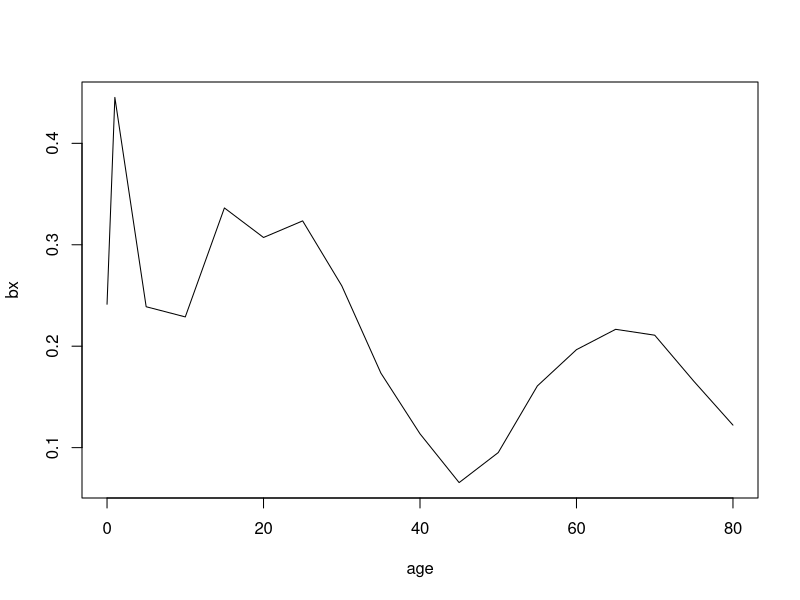
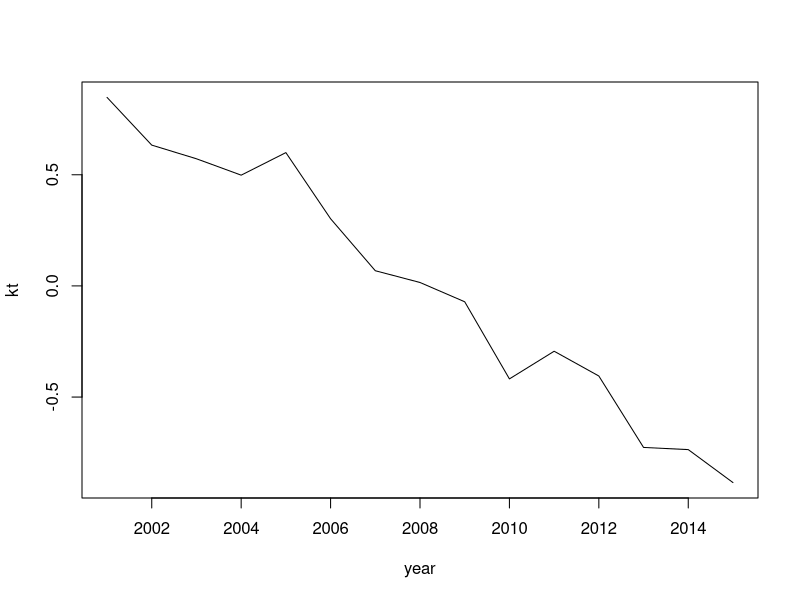
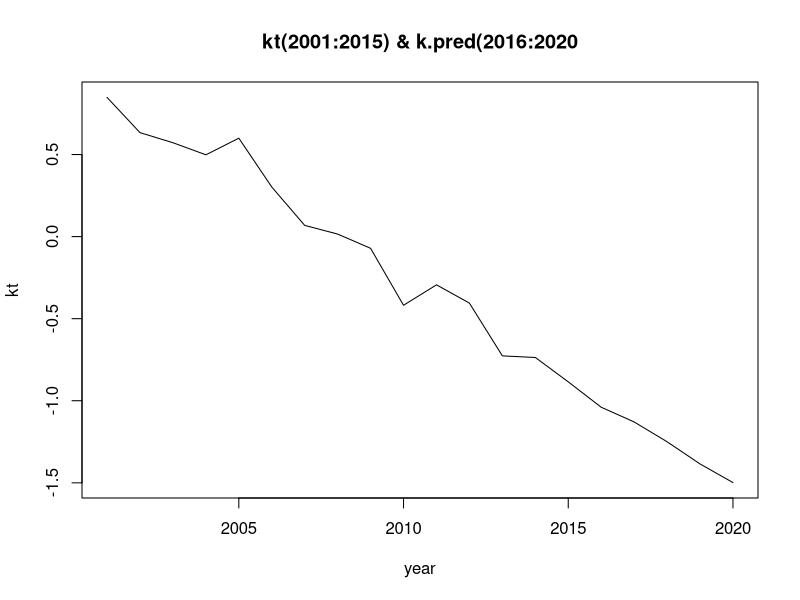
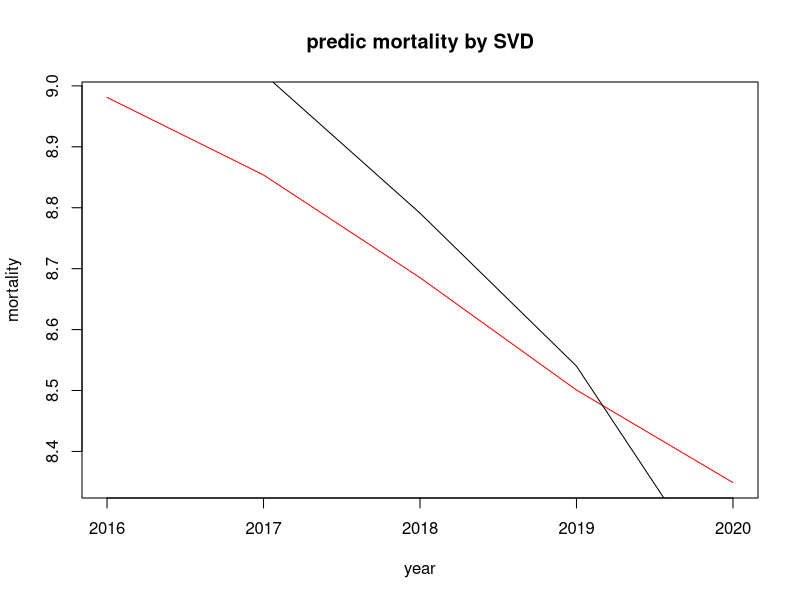
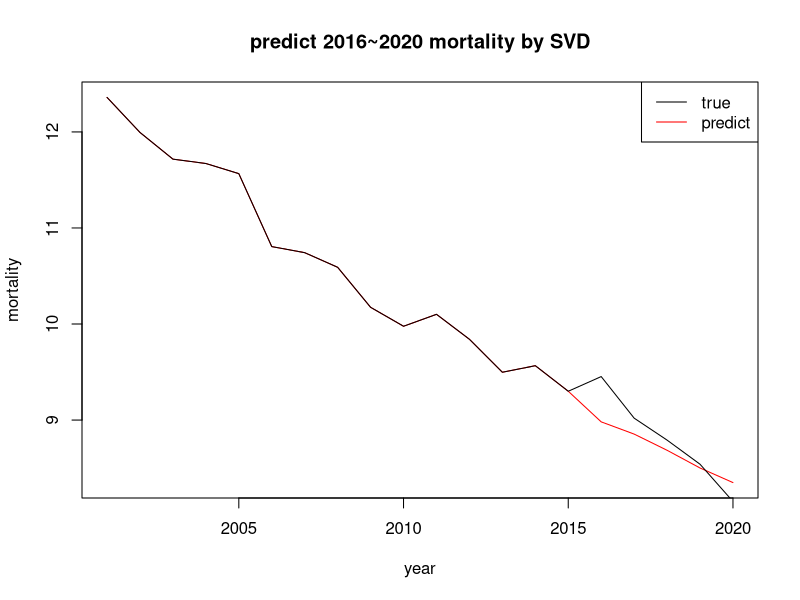
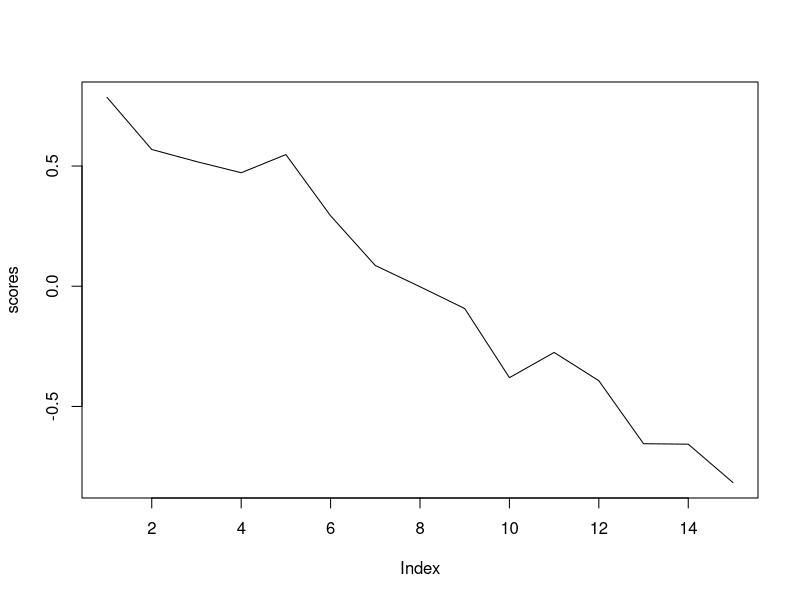
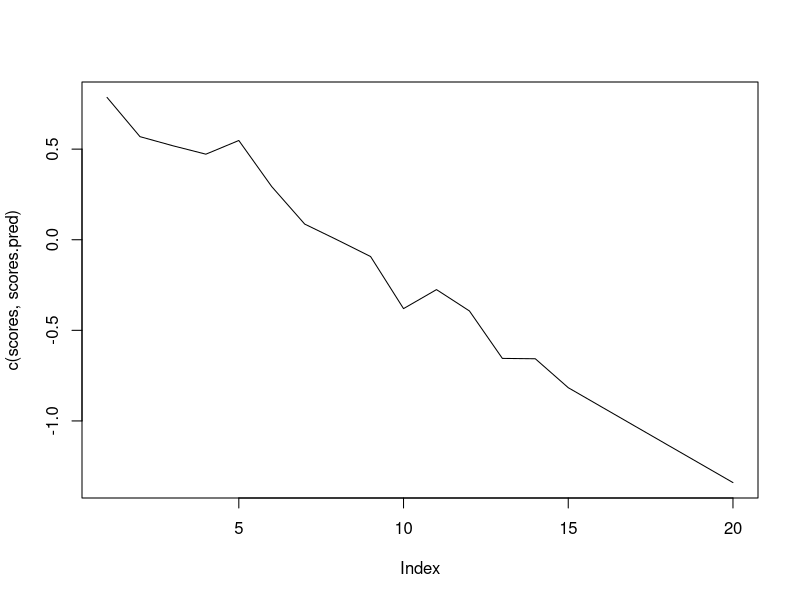
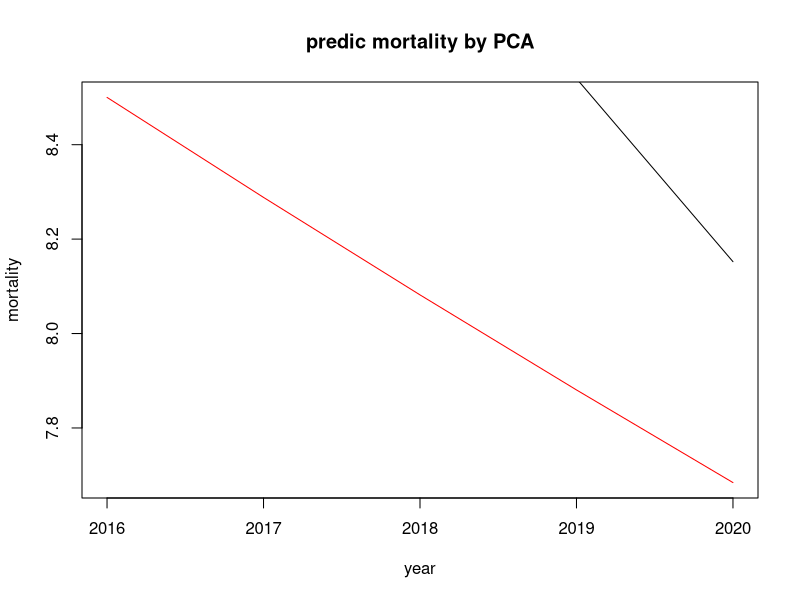

Source code (R) for these figures, in order:
mortality <- read.table("taiwan.mortality.txt",header = F)
mortality <- mortality[,-1]
colnames(mortality) <- c(0,1,seq(5,80,5))

total.mortality <- mortality[seq(1,58,3),]
man.mortality <- mortality[seq(2,59,3),]
woman.mortality <- mortality[seq(3,60,3),]

row.names(total.mortality) <- c(2001:2020)
row.names(man.mortality) <- c(2001:2020)
row.names(woman.mortality) <- c(2001:2020)

train.T <- total.mortality[c(1:15),]
test.T <- total.mortality[c(16:20),]



#SVD----
train.T <- log(train.T) # get ln(mxt)
a <- apply(train.T,2,mean) #get ax = average(sum(lm(mxt)) 
for (i in c(1:ncol(train.T))) train.T[,i] = train.T[,i]-a[i]
svd <- svd(train.T,1,1)
kt <- svd$u * svd$d[1]
bx <- svd$v 
plot(bx,type = 'l',x = c(0,1,seq(5,80,5)),xlab = 'age')
plot(kt,type= 'l',x = c(2001:2015), xlab = 'year')

bx.kt <- svd$d[1] * svd$u %*% t(svd$v) # fit value by SVD
for (i in c(1:ncol(bx.kt))) bx.kt[,i] = a[i] + bx.kt[,i] 


#predict 5 years times trend
#auto.arima(kt,test = 'adf',ic = 'aic')
model.svd.kt = arima(kt,order = c(5,1,1))
kt.pred = predict(model.svd.kt, n.ahead = 5)$pred
plot(c(kt,kt.pred),x= c(2001:2020),xlab = 'year',ylab = 'kt',main   = 'kt(2001:2015) & k.pred(2016:2020',type = 'l')


bk <- kt %*% t(bx)
bk.pred <- kt.pred %*% t(bx)

#轉換為原始死亡率之fit與predict
for (i in c(1:ncol(bk.pred))) bk.pred[,i] = bk.pred[,i] + a[i]
bk.pred <- exp(bk.pred)
for (i in c(1:ncol(bk))) bk[,i] = bk[,i] + a[i]
bk <- exp(bk)


colnames(bk.pred) <- c(0,1,seq(5,80,5))
row.names(bk.pred) <- c(2016:2020)
colnames(bk) <- c(0,1,seq(5,80,5))
row.names(bk) <- c(2001:2015)
#data.svd <- rbind(bk,bk.pred)
train.T <- total.mortality[c(1:15),]
data.svd <- rbind(train.T,bk.pred)

#2016~2020
pred.avg.by.age.5year <- apply(bk.pred, 1, mean)
original.avg.by.age.5year <- apply(test.T, 1, mean)


plot(pred.avg.by.age.5year,x= c(2016:2020),
     type = 'l',col = 'red',
     xlab = 'year',ylab='mortality',
     main =  'predic mortality by SVD')
lines(original.avg.by.age.5year,x = c(2016:2020),col = 'black')

#2001~2020
pred.avg.by.age <- apply(data.svd, 1, mean)
original.avg.by.age <- apply(total.mortality, 1, mean)

plot(pred.avg.by.age,x= c(2001:2020),
     type = 'l',col = 'red',
     xlab = 'year',ylab='mortality',
     main = 'predict 2016~2020 mortality by SVD')
lines(original.avg.by.age,x = c(2001:2020),col = 'black')
legend('topright',c('true','predict'),lty = 1,lwd = 1,col = c('black','red'))

#MAPE
100*(abs(pred.avg.by.age[16:20]-original.avg.by.age[16:20]))/original.avg.by.age[16:20]

#PCA----
train.T <- total.mortality[c(1:15),]
test.T <- total.mortality[c(16:20),]

train.T <- log(train.T) # get ln(mxt)
a <- apply(train.T,2,mean) #get ax = average(sum(lm(mxt)) 
for (i in c(1:ncol(train.T))) train.T[,i] = train.T[,i]-a[i]

pca.mortality <- princomp(covmat = cov(scale(train.T)))
summary(pca.mortality)
result <- loadings(pca.mortality)

loading <- result[,1]
loading <- as.matrix(loading,ncol = 1)
scores <- as.matrix(train.T)%*%loading
plot(scores,type = 'l')


mode.pca.kt = arima(scores,order = c(1,1,1))
scores.pred = predict(mode.pca.kt, n.ahead = 5)$pred
plot(c(scores,scores.pred),type = 'l')

fit <- scores%*%t(loading)
pred <- scores.pred%*%t(loading)


for (i in c(1:ncol(pred))) pred[,i] = pred[,i] + a[i]
pred <- exp(pred)
for (i in c(1:ncol(fit))) fit[,i] = fit[,i] + a[i]
fit <- exp(fit)


colnames(pred) <- c(0,1,seq(5,80,5))
row.names(pred) <- c(2016:2020)
colnames(fit) <- c(0,1,seq(5,80,5))
row.names(fit) <- c(2001:2015)
#data.pca <- rbind(fit,pred)
train.T <- total.mortality[c(1:15),]
data.pca <- rbind(train.T,pred)


#2016~2020
pred.avg.age.pca <- apply(pred, 1, mean)
test.avg.age.pca <- apply(test.T, 1, mean)


plot(pred.avg.age.pca,x= c(2016:2020),
     type = 'l',col = 'red',
     xlab = 'year',ylab='mortality',
     main =  'predic mortality by PCA')
lines(test.avg.age.pca,x = c(2016:2020),col = 'black')

#2001~2020
fit.avg.by.age.pca <- apply(data.pca, 1, mean)
original.avg.age.pca <- apply(total.mortality, 1, mean)

plot(fit.avg.by.age.pca,x= c(2001:2020),
     type = 'l',col = 'red',
     xlab = 'year',ylab='mortality',
     main = 'predict 2016~2020 mortality by PCA')
lines(original.avg.age.pca,x = c(2001:2020),col = 'black')
legend('topright',c('true','predict'),lty = 1,lwd = 1,col = c('black','red'))



#MAPE
100*(abs(fit.avg.by.age.pca[16:20]-original.avg.age.pca[16:20]))/original.avg.age.pca[16:20]
